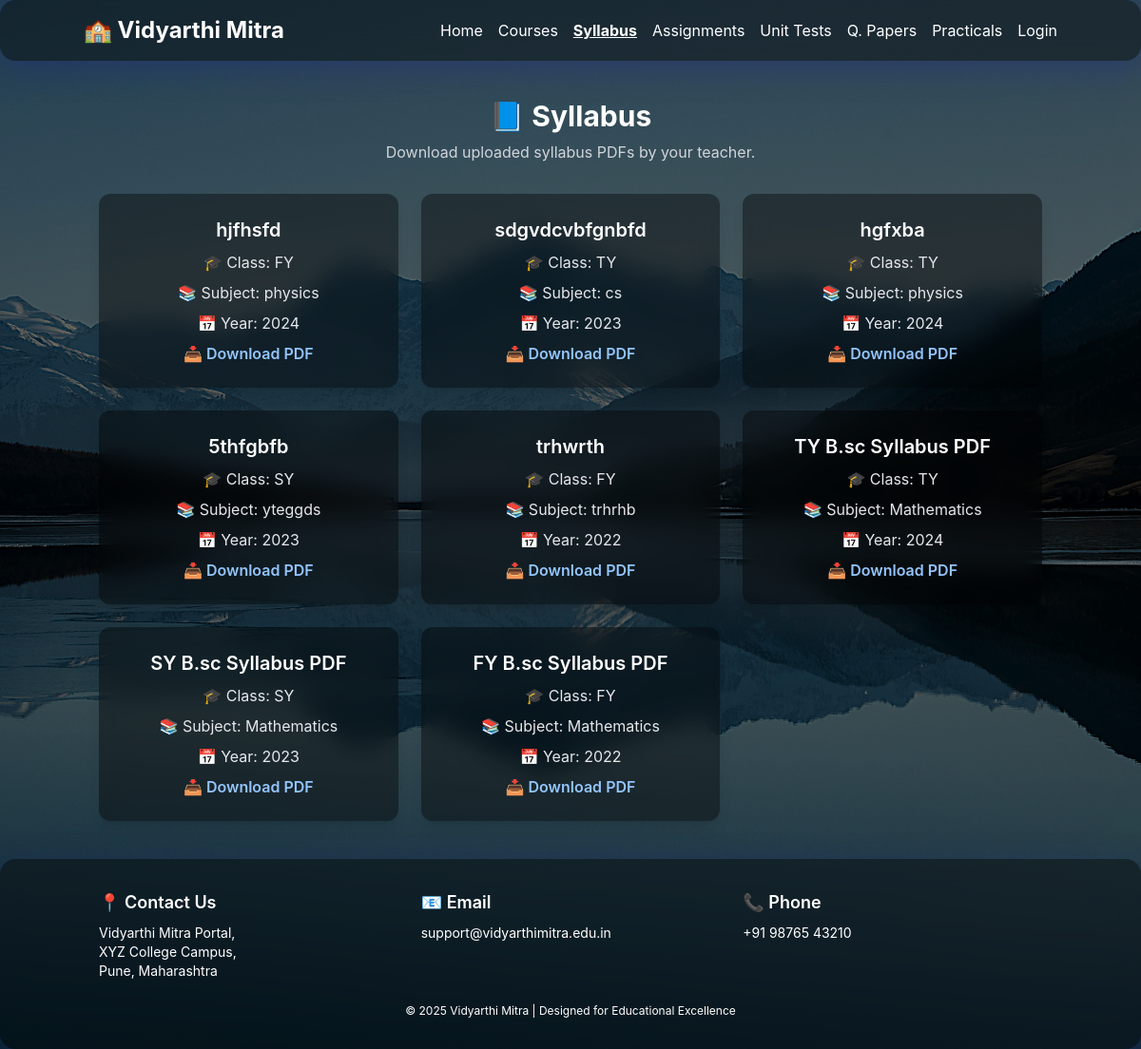
Page /syllabus/ on the committed database.
### vp/models.py (models this page shows, shortened)
class Syllabus(models.Model):
    CLASS_CHOICES = [
        ('FY', 'FY'),
        ('SY', 'SY'),
        ('TY', 'TY'),
    ]
    YEAR_CHOICES = [
        ('2022', '2022-23'),
        ('2023', '2023-24'),
        ('2024', '2024-25'),
        ('2025', '2025-26'),
    ]
    title = models.CharField(max_length=255)
    class_name = models.CharField(max_length=2, choices=CLASS_CHOICES)
    subject = models.CharField(max_length=100)
    year = models.CharField(max_length=4, choices=YEAR_CHOICES)
    file = models.FileField(upload_to='syllabus_files/')
    uploaded_at = models.DateTimeField(default=timezone.now)

### vp/views.py (the view)
# urls.py: path('syllabus/', views.syllabus, name='syllabus'),
def syllabus(request):
    syllabi = Syllabus.objects.all().order_by('-uploaded_at')
    return render(request, 'templates/syllabus.html', {'syllabi': syllabi})

### frontend/templates/syllabus.html (shortened to what this page needs)
{% load static %}
<!DOCTYPE html>
<html lang="en">
<head>
  <script src="https://cdn.tailwindcss.com"></script>
  <link href="https://unpkg.com/aos@2.3.4/dist/aos.css" rel="stylesheet" />
</head>
<body class="text-white min-h-screen flex flex-col">
  <header class="bg-glass text-white p-4 sticky top-0 z-50">
    <div class="container mx-auto flex justify-between items-center">
      <a href="{% url 'index' %}" class="text-2xl font-bold">🏫 Vidyarthi Mitra</a>
      <nav class="hidden md:block">
        <ul class="flex flex-wrap gap-4">
          <li><a href="{% url 'index' %}" class="hover:underline">Home</a></li>
          <li><a href="{% url 'course' %}" class="hover:underline">Courses</a></li>
          <li><a href="{% url 'syllabus' %}" class="underline font-bold">Syllabus</a></li>
          <li><a href="{% url 'home_assignments' %}" class="hover:underline">Assignments</a></li>
          <li><a href="{% url 'unit_tests' %}" class="hover:underline">Unit Tests</a></li>
          <li><a href="{% url 'question_papers' %}" class="hover:underline">Q. Papers</a></li>
          <li><a href="{% url 'practicals' %}" class="hover:underline">Practicals</a></li>
          <li><a href="{% url 'login' %}" class="hover:underline">Login</a></li>
        </ul>
      </nav>
    </div>
  </header>
  <main class="container mx-auto px-4 py-10 flex-1">
    <section class="text-center mb-8" data-aos="fade-down">
      <h2 class="text-3xl font-bold mb-2 text-white">📘 Syllabus</h2>
      <p class="text-gray-300">Download uploaded syllabus PDFs by your teacher.</p>
    </section>
    <section class="grid md:grid-cols-3 gap-6" data-aos="zoom-in">
      {% for syllabus in syllabi %}
      <div class="bg-glass p-6 rounded-xl shadow-lg text-center hover:scale-105 transition transform duration-300">
        <h3 class="text-xl font-semibold mb-2 text-white">{{ syllabus.title }}</h3>
        <p class="mb-2 text-gray-200">🎓 Class: {{ syllabus.class_name }}</p>
        <p class="mb-2 text-gray-200">📚 Subject: {{ syllabus.subject }}</p>
        <p class="mb-2 text-gray-200">📅 Year: {{ syllabus.year }}</p>
        <a href="{{ syllabus.file.url }}" target="_blank" class="text-blue-300 hover:underline font-semibold">📥 Download PDF</a>
      </div>
      {% empty %}
      <p class="col-span-3 text-center text-gray-300">No syllabus uploaded yet.</p>
      {% endfor %}
    </section>
  </main>
  <footer class="bg-glass text-white py-8 fade-in">
    <div class="container mx-auto px-4">
      <div class="grid md:grid-cols-3 gap-6 text-sm">
        <div>
          <h4 class="font-semibold text-lg mb-2">📍 Contact Us</h4>
          <p>Vidyarthi Mitra Portal,<br>XYZ College Campus,<br>Pune, Maharashtra</p>
        </div>
        <div>
          <h4 class="font-semibold text-lg mb-2">📧 Email</h4>
          <p>support@vidyarthimitra.edu.in</p>
        </div>
        <div>
          <h4 class="font-semibold text-lg mb-2">📞 Phone</h4>
          <p>+91 98765 43210</p>
        </div>
      </div>
      <div class="text-center text-white mt-6 text-xs">
        © 2025 Vidyarthi Mitra | Designed for Educational Excellence
      </div>
    </div>
  </footer>
</body>
</html>

### rows in the picture
Syllabus: title "hjfhsfd", class_name "FY", subject "physics", year "2024"
Syllabus: title "sdgvdcvbfgnbfd", class_name "TY", subject "cs", year "2023"
Syllabus: title "hgfxba", class_name "TY", subject "physics", year "2024"
Syllabus: title "5thfgbfb", class_name "SY", subject "yteggds", year "2023"
Syllabus: title "trhwrth", class_name "FY", subject "trhrhb", year "2022"
Syllabus: title "TY B.sc Syllabus PDF", class_name "TY", subject "Mathematics", year "2024"
Syllabus: title "SY B.sc Syllabus PDF", class_name "SY", subject "Mathematics", year "2023"
Syllabus: title "FY B.sc Syllabus PDF", class_name "FY", subject "Mathematics", year "2022"
